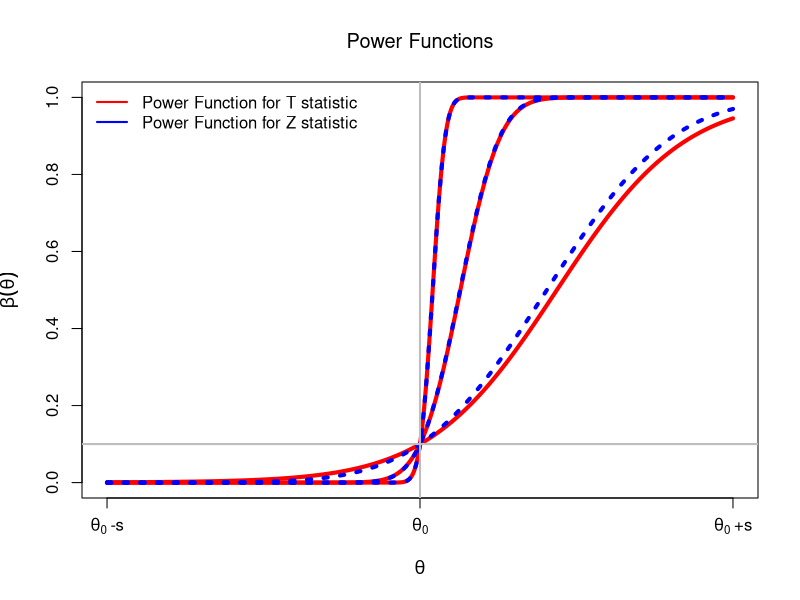

This chart was generated by the following R code:
pow_1 <- function(theta,n,alpha=.1,theta_0=0,s=1) {
  t_alpha <- qt(1-alpha, df=n-1)
  pt(t_alpha + sqrt(n) *(theta_0-theta) / s, df=n-1, lower.tail=FALSE)
}

pow_2 <- function(theta,n,alpha=.1,theta_0=0,s=1) {
  t_alpha <- qnorm(1-alpha)
  pnorm(t_alpha + sqrt(n) *(theta_0-theta) / s, lower.tail=FALSE)
}


theta_0 <- 1
s <- 1
xx <- theta_0 + 1*seq(-s,s,len=1000)

pdf("../output/power.pdf")
plot(xx,pow_1(xx,theta_0=theta_0,s=s,n=10),type='l',lwd=4,col="red",
     ylab=expression(beta(theta)),xlab=expression(theta),cex.lab=1.1,
     ylim=c(0,1),xaxt="n",
     main=expression("Power Functions"))
lines(xx,pow_1(xx,theta_0=theta_0,s=s,n=100),type='l',lwd=4,col="red")
lines(xx,pow_1(xx,theta_0=theta_0,s=s,n=1000),type='l',lwd=4,col="red")

lines(xx,pow_2(xx,theta_0=theta_0,s=s,n=10),type='l',lwd=4,col="blue",lty=3)
lines(xx,pow_2(xx,theta_0=theta_0,s=s,n=100),type='l',lwd=4,col="blue",lty=3)
lines(xx,pow_2(xx,theta_0=theta_0,s=s,n=1000),type='l',lwd=4,col="blue",lty=3)

axis(1,at=theta_0+s*c(-1,0,1),lab= c(expression(theta[0]~"-s"),
                                     expression(theta[0]),
                                     expression(theta[0]~"+s")))

#axis(1,at=theta_0,lab=expression(theta[0]))
#axis(1,at=(theta_0-2):(theta_0+2),lab= c(expression(theta[0]~"-2"),
#                                         expression(theta[0]~"-1"),
#                                         expression(theta[0]~""),
#                                         expression(theta[0]~"+1"),
#                                         expression(theta[0]~"+2")))
legend("topleft",c("Power Function for T statistic","Power Function for Z statistic"),
       col=c("red","blue"),lwd=2,bty="n",cex=1)
abline(v=theta_0,col="grey",lwd=2)
abline(h=.1,col="grey",lwd=2)
dev.off()
